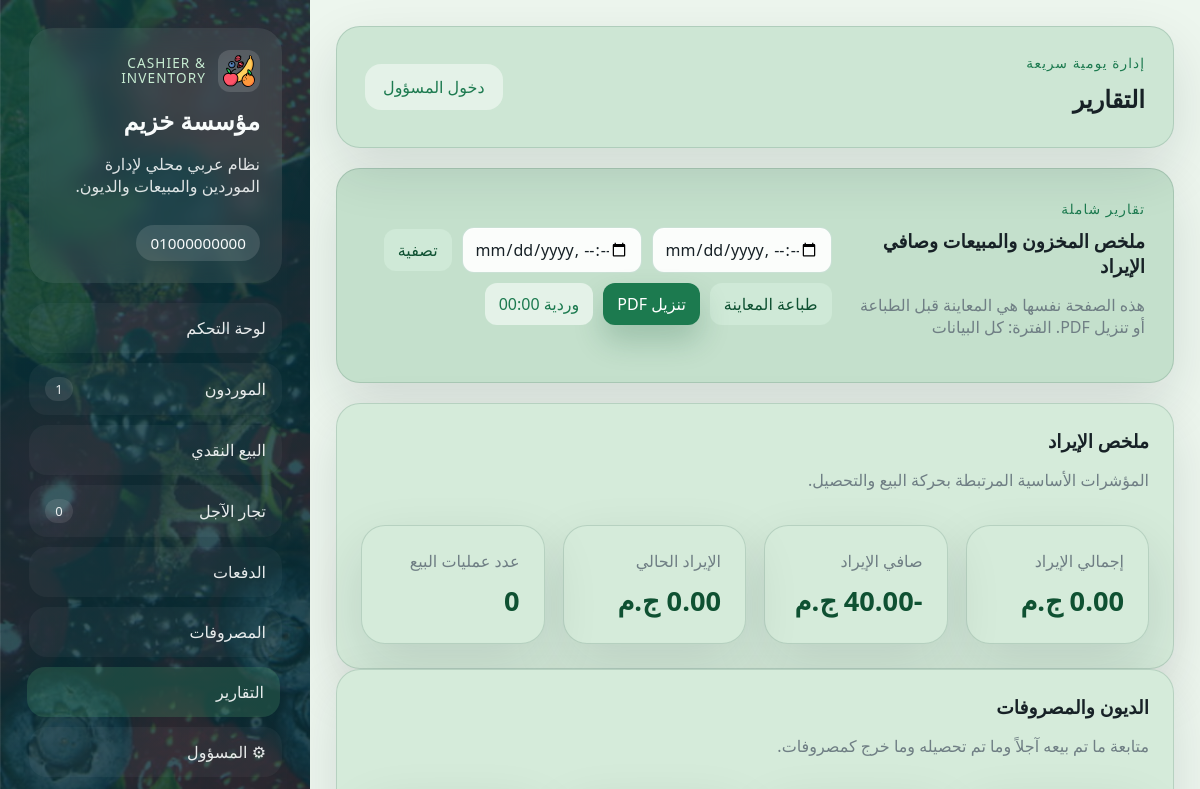
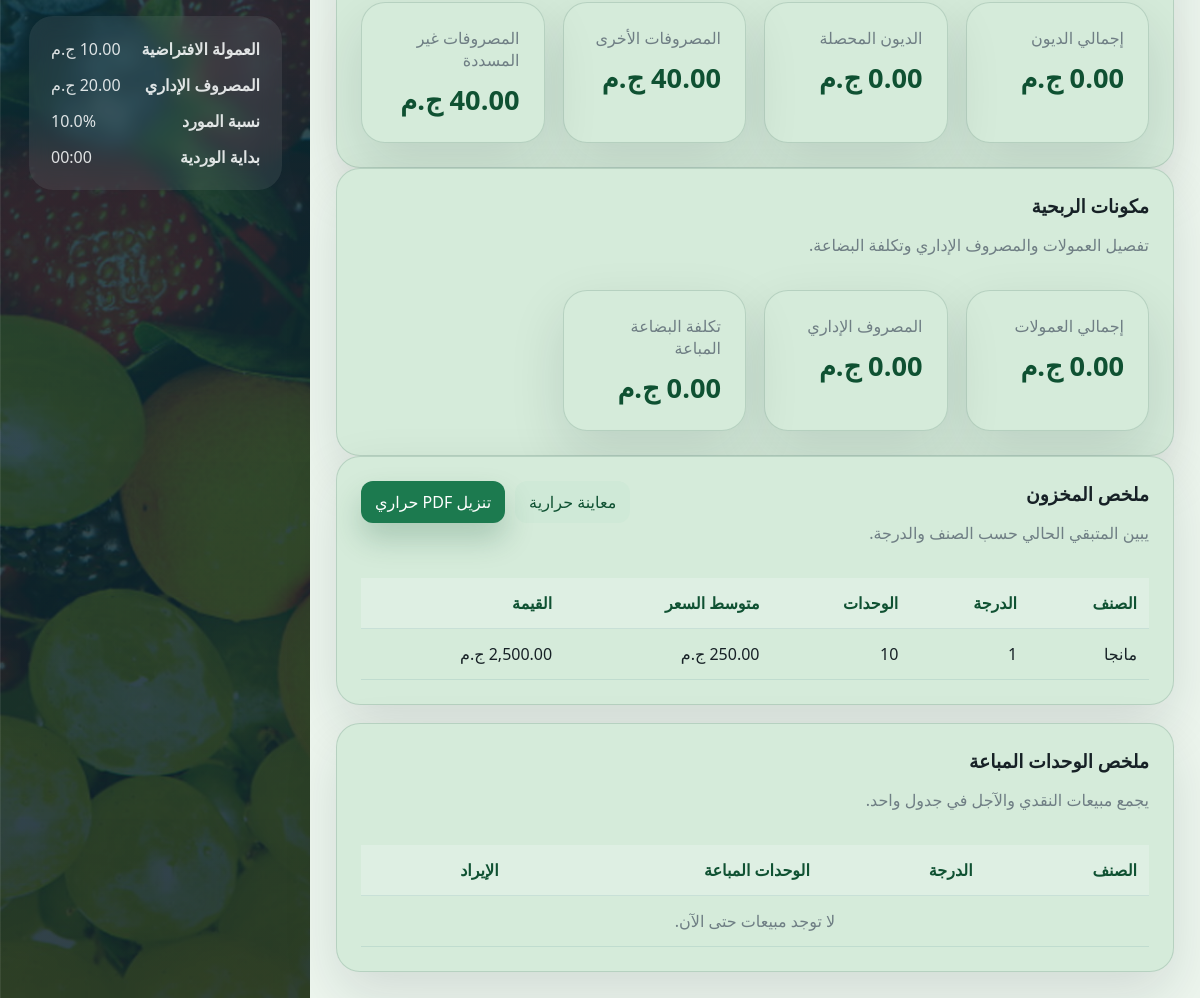
Page /reports on the committed database (2 pictures, top to bottom).
### models/settings.py (models this page shows)
class Settings(Base):
    __tablename__ = "settings"
    id: Mapped[int] = mapped_column(Integer, primary_key=True)
    company_name: Mapped[str] = mapped_column(String(120), nullable=False)
    phone_number: Mapped[str] = mapped_column(String(255), nullable=False)
    commission_per_unit: Mapped[float] = mapped_column(Float, nullable=False, default=0.0)
    admin_expense: Mapped[float] = mapped_column(Float, nullable=False, default=0.0)
    supplier_profit_percentage: Mapped[float] = mapped_column(Float, nullable=False, default=0.0)
    shift_cutoff_time: Mapped[str] = mapped_column(String(5), nullable=False, default="00:00")
    admin_password: Mapped[str] = mapped_column(String(255), nullable=False)

### models/supplier.py (models this page shows, shortened)
class Supplier(Base):
    __tablename__ = "suppliers"
    id: Mapped[int] = mapped_column(Integer, primary_key=True)
    date: Mapped[datetime] = mapped_column(DateTime, nullable=False, default=datetime.now)
    supplier_name: Mapped[str] = mapped_column(String(120), nullable=False)
    fruit_name: Mapped[str] = mapped_column(String(120), nullable=False)
    units_count: Mapped[int] = mapped_column(Integer, nullable=False)
    remaining_units: Mapped[int] = mapped_column(Integer, nullable=False)
    class_number: Mapped[str] = mapped_column(String(50), nullable=False)
    price_per_unit: Mapped[float] = mapped_column(Float, nullable=False)
    kilograms_per_unit: Mapped[float] = mapped_column(Float, nullable=False, default=0.0)
    supplier_profit_percentage: Mapped[float] = mapped_column(Float, nullable=False, default=0.0)
    total_price: Mapped[float] = mapped_column(Float, nullable=False)
    notes: Mapped[str | None] = mapped_column(Text, nullable=True)
    is_cleared: Mapped[bool] = mapped_column(Boolean, nullable=False, default=False)
    allocations = relationship(
        "InventoryAllocation", back_populates="supplier", cascade="all, delete-orphan"
    )

### routes/admin_routes.py (the view)
@admin_bp.route("/reports")
def reports():
    db_session = get_session()
    date_from = request.args.get("date_from", "").strip()
    date_to = request.args.get("date_to", "").strip()
    inventory_rows = inventory_summary(db_session, date_from=date_from or None, date_to=date_to or None)
    sold_rows = sold_units_summary(db_session, date_from or None, date_to or None)
    breakdown = revenue_breakdown(db_session, date_from or None, date_to or None)
    context = {
        **build_base_context(db_session),
        "page_title": "التقارير",
        "inventory_rows": inventory_rows,
        "sold_rows": sold_rows,
        "breakdown": breakdown,
        "date_from": date_from,
        "date_to": date_to,
        "period_label": filtered_period_label(date_from or None, date_to or None),
    }
    return render_template("reports.html", **context)

### models/__init__.py (called while the page is built)
def init_app(app):
    global engine
    database_uri = app.config["DATABASE_URI"]
    connect_args = {"check_same_thread": False} if database_uri.startswith("sqlite") else {}
    engine = create_engine(database_uri, future=True, connect_args=connect_args)
    SessionLocal.configure(bind=engine)
    from models.expense import Expense
    from models.inventory_allocation import InventoryAllocation
    from models.payment import Payment
    from models.retail_transaction import RetailTransaction
    from models.settings import Settings
    from models.special_retailer import SpecialRetailer
    from models.supplier import Supplier
    Base.metadata.create_all(bind=engine)
    ensure_sqlite_columns()
    @app.teardown_appcontext
    def shutdown_session(exception=None):
        SessionLocal.remove()

def get_session():
    return SessionLocal()

### utils/helpers.py (called while the page is built, shortened)
def parse_filter_datetime(value: str | None, end_of_day: bool = False) -> datetime | None:
    if not value:
        return None

def currency_filter(value) -> str:
    return f"{float(value or 0):,.2f} ج.م"

def normalize_shift_cutoff_time(value: str | None, default: str = "00:00") -> str:
    normalized = (value or "").strip()
    try:
        parsed = datetime.strptime(normalized, "%H:%M")
        return parsed.strftime("%H:%M")
    except ValueError:
        return default

def current_shift_cutoff_range(cutoff_time: str | None, reference: datetime | None = None) -> dict[str, str]:
    now = reference or datetime.now()
    normalized_cutoff = normalize_shift_cutoff_time(cutoff_time)
    cutoff_clock = datetime.strptime(normalized_cutoff, "%H:%M").time()
    today_cutoff = datetime.combine(now.date(), cutoff_clock)
    if now >= today_cutoff:
        start = today_cutoff
        end = today_cutoff + timedelta(days=1) - timedelta(minutes=1)
    else:
        start = today_cutoff - timedelta(days=1)
        end = today_cutoff - timedelta(minutes=1)
    return {
        "cutoff": normalized_cutoff,
        "start": start.strftime("%Y-%m-%dT%H:%M"),
        "end": end.strftime("%Y-%m-%dT%H:%M"),
    }

def get_or_create_settings(db_session) -> Settings:
    settings = db_session.get(Settings, 1)
    if settings:
        return settings

def is_admin_logged_in() -> bool:
    return bool(session.get("admin_logged_in"))

### templates/reports.html (shortened to what this page needs)
{% extends "base.html" %}
{% block content %}
<section class="hero-panel">
    <div>
        <span class="eyebrow">تقارير شاملة</span>
        <h3>ملخص المخزون والمبيعات وصافي الإيراد</h3>
        <p>هذه الصفحة نفسها هي المعاينة قبل الطباعة أو تنزيل PDF. {{ period_label }}</p>
    </div>
    <form class="inline-form" method="get">
        <input type="datetime-local" name="date_from" value="{{ date_from }}">
        <input type="datetime-local" name="date_to" value="{{ date_to }}">
        <button class="btn btn-secondary" type="submit">تصفية</button>
        <button class="btn btn-secondary" type="button" onclick="window.print()">طباعة المعاينة</button>
        <a class="btn btn-primary" href="{{ url_for('admin.report_pdf', date_from=date_from or None, date_to=date_to or None) }}">تنزيل PDF</a>
    </form>
</section>
<section class="panel">
    <div class="panel-head">
        <div>
            <h3>ملخص الإيراد</h3>
            <p>المؤشرات الأساسية المرتبطة بحركة البيع والتحصيل.</p>
        </div>
    </div>
    <div class="kpi-grid report-kpi-grid">
        <article class="kpi-card">
            <span>إجمالي الإيراد</span>
            <strong>{{ breakdown.total_revenue|currency }}</strong>
        </article>
        <article class="kpi-card">
            <span>صافي الإيراد</span>
            <strong>{{ breakdown.net_revenue|currency }}</strong>
        </article>
        <article class="kpi-card">
            <span>الإيراد الحالي</span>
            <strong>{{ breakdown.current_revenue|currency }}</strong>
        </article>
        <article class="kpi-card">
            <span>عدد عمليات البيع</span>
            <strong>{{ breakdown.sales_count }}</strong>
        </article>
    </div>
</section>
<section class="panel">
    <div class="panel-head">
        <div>
            <h3>الديون والمصروفات</h3>
            <p>متابعة ما تم بيعه آجلاً وما تم تحصيله وما خرج كمصروفات.</p>
        </div>
    </div>
    <div class="kpi-grid report-kpi-grid">
        <article class="kpi-card">
            <span>إجمالي الديون</span>
            <strong>{{ breakdown.debt_total|currency }}</strong>
        </article>
        <article class="kpi-card">
            <span>الديون المحصلة</span>
            <strong>{{ breakdown.debt_paid_total|currency }}</strong>
        </article>
        <article class="kpi-card">
            <span>المصروفات الأخرى</span>
            <strong>{{ breakdown.other_expenses_total|currency }}</strong>
        </article>
        <article class="kpi-card">
            <span>المصروفات غير المسددة</span>
            <strong>{{ breakdown.unpaid_other_expenses_total|currency }}</strong>
        </article>
    </div>
</section>
<section class="panel">
    <div class="panel-head">
        <div>
            <h3>مكونات الربحية</h3>
            <p>تفصيل العمولات والمصروف الإداري وتكلفة البضاعة.</p>
        </div>
    </div>
    <div class="kpi-grid report-kpi-grid">
        <article class="kpi-card">
            <span>إجمالي العمولات</span>
            <strong>{{ breakdown.commission_total|currency }}</strong>
        </article>
        <article class="kpi-card">
            <span>المصروف الإداري</span>
            <strong>{{ breakdown.admin_fees_total|currency }}</strong>
        </article>
        <article class="kpi-card">
            <span>تكلفة البضاعة المباعة</span>
            <strong>{{ breakdown.supplier_cost_total|currency }}</strong>
        </article>
    </div>
</section>
<section class="content-grid single-wide">
    <article class="panel">
        <div class="panel-head">
            <div>
                <h3>ملخص المخزون</h3>
                <p>يبين المتبقي الحالي حسب الصنف والدرجة.</p>
            </div>
            <div class="inline-form">
                <a class="btn btn-secondary" href="{{ url_for('admin.inventory_thermal_preview', date_from=date_from or None, date_to=date_to or None) }}">معاينة حرارية</a>
                <a class="btn btn-primary" href="{{ url_for('admin.inventory_thermal_pdf', date_from=date_from or None, date_to=date_to or None) }}">تنزيل PDF حراري</a>
            </div>
        </div>
        <div class="table-wrap records-scroll">
            <table>
                <thead>
                    <tr>
                        <th>الصنف</th>
                        <th>الدرجة</th>
                        <th>الوحدات</th>
                        <th>متوسط السعر</th>
                        <th>القيمة</th>
                    </tr>
                </thead>
                <tbody>
                    {% for row in inventory_rows %}
                        <tr>
                            <td>{{ row.fruit_name }}</td>
                            <td>{{ row.class_number }}</td>
                            <td>{{ row.remaining_units }}</td>
                            <td>{{ row.avg_price|currency }}</td>
                            <td>{{ row.total_value|currency }}</td>
                        </tr>
                    {% else %}
                        <tr><td colspan="5" class="empty-state">لا يوجد مخزون حالياً.</td></tr>
                    {% endfor %}
                </tbody>
            </table>
        </div>
    </article>
    <article class="panel">
        <div class="panel-head">
            <div>
                <h3>ملخص الوحدات المباعة</h3>
                <p>يجمع مبيعات النقدي والآجل في جدول واحد.</p>
            </div>
        </div>
        <div class="table-wrap records-scroll">
            <table>
                <thead>
                    <tr>
                        <th>الصنف</th>
                        <th>الدرجة</th>
                        <th>الوحدات المباعة</th>
                        <th>الإيراد</th>
                    </tr>
                </thead>
                <tbody>
                    {% for row in sold_rows %}
                        <tr>
                            <td>{{ row.fruit_name }}</td>
                            <td>{{ row.class_number }}</td>
                            <td>{{ row.units_count }}</td>
                            <td>{{ row.revenue|currency }}</td>
                        </tr>
                    {% else %}
                        <tr><td colspan="4" class="empty-state">لا توجد مبيعات حتى الآن.</td></tr>
                    {% endfor %}
                </tbody>
            </table>
        </div>
    </article>
</section>
{% endblock %}

### templates/base.html (shortened to what this page needs)
<!doctype html>
<html lang="ar" dir="rtl">
<head>
    <link rel="stylesheet" href="{{ url_for('static', filename='css/style.css') }}">
</head>
<body
    data-shift-cutoff="{{ shift_cutoff_range.cutoff }}"
    data-shift-start="{{ shift_cutoff_range.start }}"
    data-shift-end="{{ shift_cutoff_range.end }}"
>
    <div class="page-shell">
        <aside class="sidebar">
            <div class="brand-card">
                <div class="brand-kicker-row">
                    <img class="brand-logo" src="{{ url_for('static', filename='fruitsIcon.png') }}" alt="شعار النظام">
                    <span class="brand-kicker">Cashier & Inventory</span>
                </div>
                <h1>{{ settings.company_name }}</h1>
                <p>نظام عربي محلي لإدارة الموردين والمبيعات والديون.</p>
                <div class="brand-meta-stack">
                    {% for phone in phone_numbers %}
                        <div class="meta-pill">{{ phone }}</div>
                    {% endfor %}
                </div>
            </div>
            <nav class="nav-links">
                <a class="{{ 'active' if request.endpoint == 'admin.dashboard' else '' }}" href="{{ url_for('admin.dashboard') }}">لوحة التحكم</a>
                <a class="{{ 'active' if request.endpoint == 'suppliers.suppliers' else '' }}" href="{{ url_for('suppliers.suppliers') }}">الموردون <span>{{ nav_badges.open_suppliers }}</span></a>
                <a class="{{ 'active' if request.endpoint == 'retail.retail' else '' }}" href="{{ url_for('retail.retail') }}">البيع النقدي</a>
                <a class="{{ 'active' if request.endpoint == 'special_retailers.special_retailers' else '' }}" href="{{ url_for('special_retailers.special_retailers') }}">تجار الآجل <span>{{ nav_badges.unpaid_retailers }}</span></a>
                <a class="{{ 'active' if request.endpoint == 'payments.payments' else '' }}" href="{{ url_for('payments.payments') }}">الدفعات</a>
                <a class="{{ 'active' if request.endpoint == 'expenses.expenses' else '' }}" href="{{ url_for('expenses.expenses') }}">المصروفات</a>
                <a class="{{ 'active' if request.endpoint == 'admin.reports' else '' }}" href="{{ url_for('admin.reports') }}">التقارير</a>
                <a class="{{ 'active' if request.endpoint in ['admin.admin_panel', 'admin.login'] else '' }}" href="{{ url_for('admin.admin_panel' if is_admin else 'admin.login') }}">&#9881; المسؤول</a>
            </nav>
            <div class="settings-card sidebar-spacer">
                <div>
                    <strong>العمولة الافتراضية</strong>
                    <span>{{ settings.commission_per_unit|currency }}</span>
                </div>
                <div>
                    <strong>المصروف الإداري</strong>
                    <span>{{ settings.admin_expense|currency }}</span>
                </div>
                <div>
                    <strong>نسبة المورد</strong>
                    <span>{{ settings.supplier_profit_percentage }}%</span>
                </div>
                <div>
                    <strong>بداية الوردية</strong>
                    <span>{{ settings.shift_cutoff_time }}</span>
                </div>
            </div>
        </aside>
        <main class="main-content">
            <header class="topbar">
                <div>
                    <span class="topbar-label">إدارة يومية سريعة</span>
                    <h2>{{ page_title or "نظام الكاشير" }}</h2>
                </div>
                <div class="topbar-actions">
                    {% if is_admin %}
                        <form method="post" action="{{ url_for('admin.logout') }}">
                            <button class="btn btn-ghost" type="submit">تسجيل الخروج</button>
                        </form>
                    {% else %}
                        <a class="btn btn-ghost" href="{{ url_for('admin.login') }}">دخول المسؤول</a>
                    {% endif %}
                </div>
            </header>
            {% block content %}{% endblock %}
        </main>
    </div>
</body>
</html>

### rows in the picture
Settings: company_name "مؤسسة خزيم", phone_number "01000000000", commission_per_unit "10.00 ج.م", admin_expense "20.00 ج.م", supplier_profit_percentage "10.0", shift_cutoff_time "00:00"
Supplier: fruit_name "مانجا", class_number "1", remaining_units "10", avg_price "250.00 ج.م", total_value "2,500.00 ج.م"

### other values in the picture
{{ nav_badges.open_suppliers }} "1"
{{ nav_badges.unpaid_retailers }} "0"
{{ page_title or "نظام الكاشير" }} "التقارير"
{{ period_label }} "الفترة: كل البيانات"
{{ breakdown.total_revenue|currency }} "0.00 ج.م"
{{ breakdown.net_revenue|currency }} "-40.00 ج.م"
{{ breakdown.current_revenue|currency }} "0.00 ج.م"
{{ breakdown.sales_count }} "0"
{{ breakdown.debt_total|currency }} "0.00 ج.م"
{{ breakdown.debt_paid_total|currency }} "0.00 ج.م"
{{ breakdown.other_expenses_total|currency }} "40.00 ج.م"
{{ breakdown.unpaid_other_expenses_total|currency }} "40.00 ج.م"
{{ breakdown.commission_total|currency }} "0.00 ج.م"
{{ breakdown.admin_fees_total|currency }} "0.00 ج.م"
{{ breakdown.supplier_cost_total|currency }} "0.00 ج.م"
